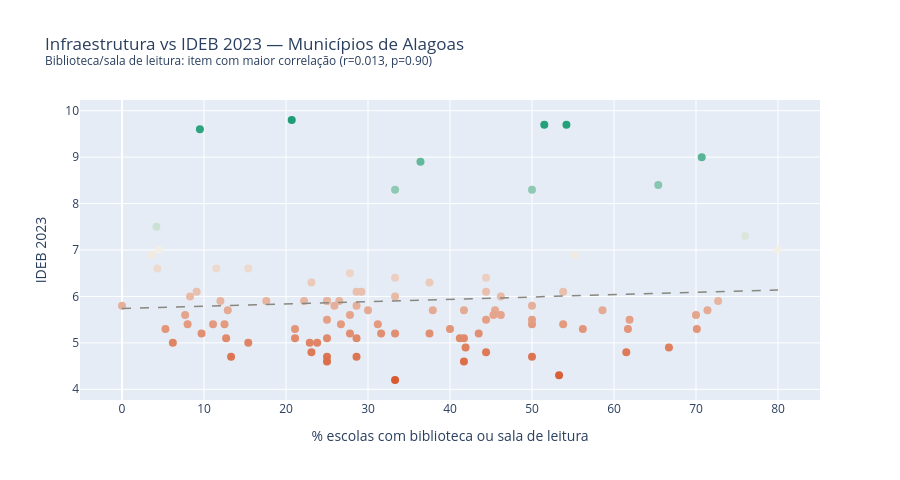

The cell this chart's notebook holds for it:
### Code cell
import plotly.express as px

# Scatter: biblioteca_sala_leitura vs IDEB (item com maior r)
fig = px.scatter(
    df_merge,
    x="IN_BIBLIOTECA_SALA_LEITURA",
    y="ideb_2023",
    custom_data=["NO_MUNICIPIO", "IN_BIBLIOTECA_SALA_LEITURA", "ideb_2023"],
    color="ideb_2023",
    color_continuous_scale=["#D85A30", "#F1EFE8", "#1D9E75"],
    labels={
        "IN_BIBLIOTECA_SALA_LEITURA": "% escolas com biblioteca ou sala de leitura",
        "ideb_2023": "IDEB 2023",
    },
    title="Infraestrutura vs IDEB 2023 — Municípios de Alagoas<br>"
          "<sup>Biblioteca/sala de leitura: item com maior correlação (r=0.013, p=0.90)</sup>",
    height=480,
)

fig.update_traces(
    marker=dict(size=8),
    hovertemplate=(
        "<b>%{customdata[0]}</b><br>"
        "Biblioteca/sala leitura: %{customdata[1]:.1f}%<br>"
        "IDEB 2023: %{customdata[2]:.2f}<br>"
        "<extra></extra>"
    ),
)

# Linha de tendência
import numpy as np
x = df_merge["IN_BIBLIOTECA_SALA_LEITURA"].dropna()
y = df_merge.loc[x.index, "ideb_2023"]
m, b = np.polyfit(x, y, 1)
x_line = np.linspace(x.min(), x.max(), 100)
fig.add_scatter(
    x=x_line, y=m * x_line + b,
    mode="lines",
    line=dict(color="#888780", width=1.5, dash="dash"),
    name="Tendência",
    hoverinfo="skip",
)

fig.update_coloraxes(showscale=False)
fig.update_layout(showlegend=False)
fig.show()

### Figure 1 — Plotly figure (JSON) as saved in the notebook; plotly's stock layout.template omitted (floating-point values rounded to 4 significant figures; data arrays with more than 128 entries replaced by an {"elided": "..."} marker saying what was removed)
{"data": [{"customdata": {"elided": "100x3 mixed values"}, "hovertemplate": "<b>%{customdata[0]}</b><br>Biblioteca/sala leitura: %{customdata[1]:.1f}%<br>IDEB 2023: %{customdata[2]:.2f}<br><extra></extra>", "legendgroup": "", "marker": {"color": [5.6, 6.3, 5.5, 5.4, 4.6, 5.5, 6.1, 5.9, 6.3, 5.9, 8.3, 5.8, 5.0, 6.0, 7.3, 7.0, 5.9, 5.6, 5.4, 6.0, 6.6, 6.5, 6.4, 9.7, 4.7, 4.7, 6.9, 4.3, 5.3, 7.0, 5.6, 5.1, 9.6, 5.2, 5.0, 5.9, 6.1, 5.7, 4.7, 5.2, 8.9, 5.1, 5.2, 8.4, 5.9, 6.6, 5.3, 5.5, 5.2, 6.1, 5.7, 5.1, 5.8, 5.3, 5.3, 5.7, 4.2, 5.1, 6.9, 5.9, 4.8, 4.7, 5.7, 5.4, 5.4, 5.6, 5.7, 5.3, 4.9, 5.1, 5.5, 6.4, 5.1, 5.8, 4.6, 5.2, 5.4, 5.2, 5.4, 7.5, 5.8, 5.3, 6.1, 4.8, 4.9, 9.8, 6.6, 8.3, 5.7, 5.4, 6.1, 4.8, 5.0, 5.6, 5.9, 6.0, 9.0, 5.0, 9.7, 5.7], "coloraxis": "coloraxis", "size": 8, "symbol": "circle"}, "mode": "markers", "name": "", "orientation": "v", "showlegend": false, "type": "scatter", "x": [7.7, 37.5, 61.9, 50.0, 41.7, 25.0, 29.2, 22.2, 23.1, 72.7, 50.0, 50.0, 23.8, 33.3, 76.0, 4.5, 26.5, 27.8, 11.1, 46.2, 4.3, 27.8, 33.3, 54.2, 28.6, 50.0, 3.6, 53.3, 21.1, 80.0, 70.0, 12.7, 9.5, 43.5, 15.4, 12.0, 9.1, 71.4, 13.3, 37.5, 36.4, 41.7, 33.3, 65.4, 25.0, 11.5, 70.1, 50.0, 9.7, 44.4, 58.6, 28.6, 0.0, 40.0, 56.2, 41.7, 33.3, 25.0, 55.2, 25.0, 61.5, 25.0, 45.5, 8.0, 12.5, 45.3, 30.0, 5.3, 66.7, 21.1, 44.4, 44.4, 41.2, 25.9, 25.0, 31.6, 53.8, 27.8, 31.2, 4.2, 28.6, 61.7, 28.6, 44.4, 41.9, 20.7, 15.4, 33.3, 12.9, 26.7, 53.8, 23.1, 22.9, 46.2, 17.6, 8.3, 70.7, 6.2, 51.5, 37.9], "xaxis": "x", "y": [5.6, 6.3, 5.5, 5.4, 4.6, 5.5, 6.1, 5.9, 6.3, 5.9, 8.3, 5.8, 5.0, 6.0, 7.3, 7.0, 5.9, 5.6, 5.4, 6.0, 6.6, 6.5, 6.4, 9.7, 4.7, 4.7, 6.9, 4.3, 5.3, 7.0, 5.6, 5.1, 9.6, 5.2, 5.0, 5.9, 6.1, 5.7, 4.7, 5.2, 8.9, 5.1, 5.2, 8.4, 5.9, 6.6, 5.3, 5.5, 5.2, 6.1, 5.7, 5.1, 5.8, 5.3, 5.3, 5.7, 4.2, 5.1, 6.9, 5.9, 4.8, 4.7, 5.7, 5.4, 5.4, 5.6, 5.7, 5.3, 4.9, 5.1, 5.5, 6.4, 5.1, 5.8, 4.6, 5.2, 5.4, 5.2, 5.4, 7.5, 5.8, 5.3, 6.1, 4.8, 4.9, 9.8, 6.6, 8.3, 5.7, 5.4, 6.1, 4.8, 5.0, 5.6, 5.9, 6.0, 9.0, 5.0, 9.7, 5.7], "yaxis": "y"}, {"hoverinfo": "skip", "line": {"color": "#888780", "dash": "dash", "width": 1.5}, "mode": "lines", "name": "Tendência", "type": "scatter", "x": [0.0, 0.8081, 1.616, 2.424, 3.232, 4.04, 4.848, 5.657, 6.465, 7.273, 8.081, 8.889, 9.697, 10.51, 11.31, 12.12, 12.93, 13.74, 14.55, 15.35, 16.16, 16.97, 17.78, 18.59, 19.39, 20.2, 21.01, 21.82, 22.63, 23.43, 24.24, 25.05, 25.86, 26.67, 27.47, 28.28, 29.09, 29.9, 30.71, 31.52, 32.32, 33.13, 33.94, 34.75, 35.56, 36.36, 37.17, 37.98, 38.79, 39.6, 40.4, 41.21, 42.02, 42.83, 43.64, 44.44, 45.25, 46.06, 46.87, 47.68, 48.48, 49.29, 50.1, 50.91, 51.72, 52.53, 53.33, 54.14, 54.95, 55.76, 56.57, 57.37, 58.18, 58.99, 59.8, 60.61, 61.41, 62.22, 63.03, 63.84, 64.65, 65.45, 66.26, 67.07, 67.88, 68.69, 69.49, 70.3, 71.11, 71.92, 72.73, 73.54, 74.34, 75.15, 75.96, 76.77, 77.58, 78.38, 79.19, 80.0], "y": [5.74, 5.744, 5.748, 5.752, 5.756, 5.76, 5.764, 5.768, 5.772, 5.776, 5.78, 5.784, 5.788, 5.792, 5.796, 5.8, 5.804, 5.808, 5.812, 5.816, 5.82, 5.824, 5.828, 5.832, 5.836, 5.84, 5.844, 5.848, 5.852, 5.856, 5.86, 5.864, 5.868, 5.872, 5.876, 5.88, 5.884, 5.888, 5.892, 5.896, 5.9, 5.904, 5.908, 5.912, 5.916, 5.92, 5.924, 5.929, 5.933, 5.937, 5.941, 5.945, 5.949, 5.953, 5.957, 5.961, 5.965, 5.969, 5.973, 5.977, 5.981, 5.985, 5.989, 5.993, 5.997, 6.001, 6.005, 6.009, 6.013, 6.017, 6.021, 6.025, 6.029, 6.033, 6.037, 6.041, 6.045, 6.049, 6.053, 6.057, 6.061, 6.065, 6.069, 6.073, 6.077, 6.081, 6.085, 6.089, 6.093, 6.097, 6.101, 6.105, 6.109, 6.113, 6.117, 6.121, 6.125, 6.129, 6.133, 6.137]}], "layout": {"coloraxis": {"autocolorscale": false, "colorbar": {"title": {"text": "IDEB 2023"}}, "colorscale": [[0, "#D85A30"], [0.5, "#F1EFE8"], [1, "#1D9E75"]], "showscale": false}, "height": 480, "legend": {"tracegroupgap": 0}, "showlegend": false, "title": {"text": "Infraestrutura vs IDEB 2023 — Municípios de Alagoas<br><sup>Biblioteca/sala de leitura: item com maior correlação (r=0.013, p=0.90)</sup>"}, "xaxis": {"anchor": "y", "domain": [0, 1], "title": {"text": "% escolas com biblioteca ou sala de leitura"}}, "yaxis": {"anchor": "x", "domain": [0, 1], "title": {"text": "IDEB 2023"}}}}
